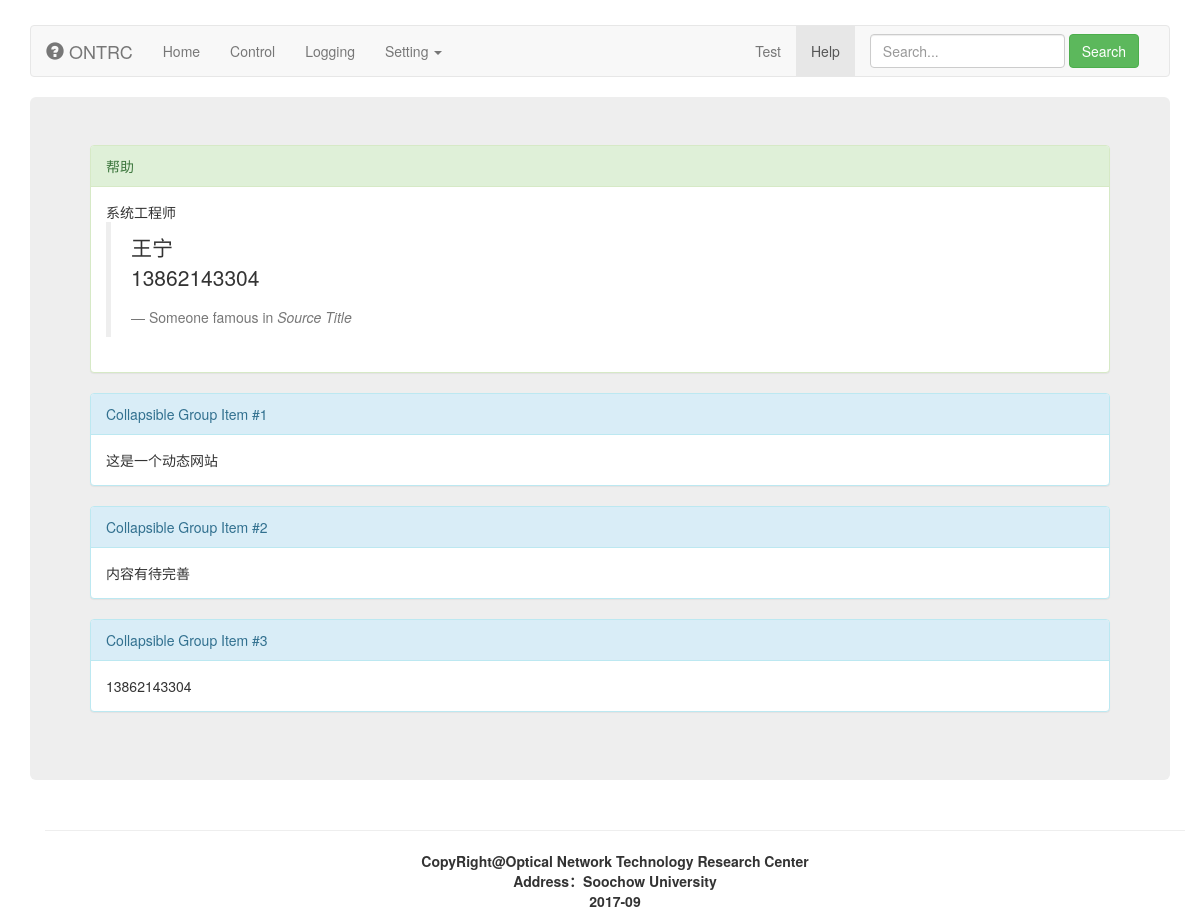
Page /help on the earlier database version.
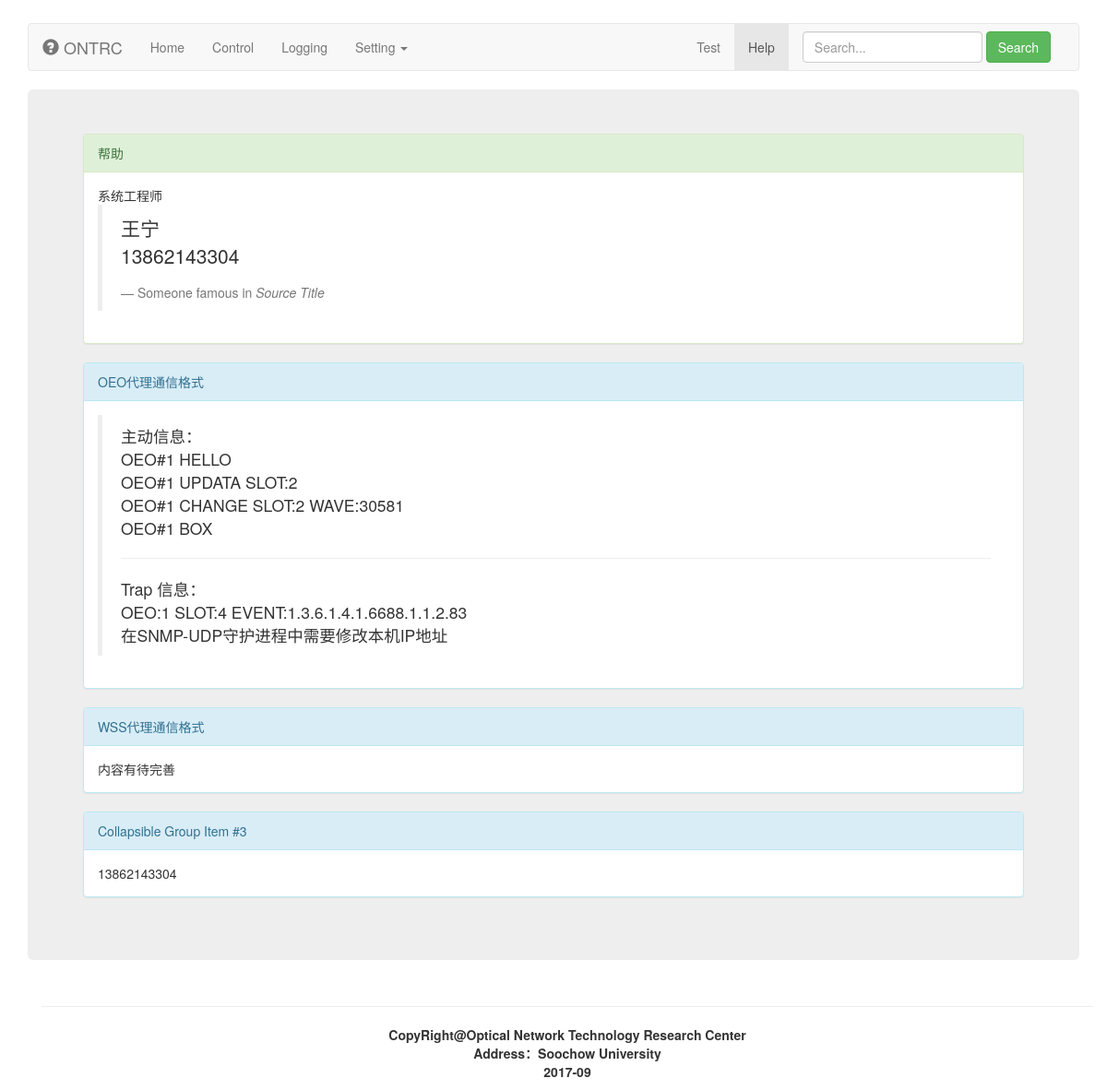
Same page on the later database version.
### Show/models.py (models this page shows)
class help(models.Model):
    helptitle = models.CharField(max_length=50)
    helpkeyword = models.CharField(max_length=50)
    helptxt = models.TextField()

### Show/views.py (the view)
# urls.py: url(r'^help', views.help),
def help(req):
    author = models.help.objects.filter(id=1)
    info = models.help.objects.filter(id__gt=1)
    return render(req,"help.html",{"author":author[0],"info":info})

### templates/help.html (shortened to what this page needs)
{% extends "base.html" %}
{% block titleURL%} /index/ {% endblock %}
{% block title %}
    <span class="glyphicon glyphicon-question-sign" aria-hidden="true"></span>
    ONTRC
{% endblock %}
{% block MainContents %}
    <div class="panel panel-success">
        <div class="panel-heading">帮助</div>
        <div class="panel-body">
            {{ author.helptitle }}
            {{ author.helptxt|safe }}
        </div>
    </div>
    {% for e in info %}
        <div class="panel panel-info">
            <div class="panel-heading">{{ e.helptitle }}</div>
            <div class="panel-body">
                {{ e.helptxt|safe }}
            </div>
        </div>
    {% endfor %}
{% endblock %}

Differences in the rows shown:
removed help: helptitle "Collapsible Group Item #1", helptxt "这是一个动态网站"
added help: helptitle "OEO代理通信格式", helptxt "主动信息： OEO#1 HELLO OEO#1 UPDATA SLOT:2 OEO#1 CHANGE SLOT:2 WAVE:30581 OEO#1 BOX Trap 信息： OEO:1 SLOT:4 EVENT:1.3.6.1.4.1.6688.1.1.2.83 在SNMP-UDP守护进程中需要修改本机IP地址"
changed help "内容有待完善": helptitle "Collapsible Group Item #2" → "WSS代理通信格式"
